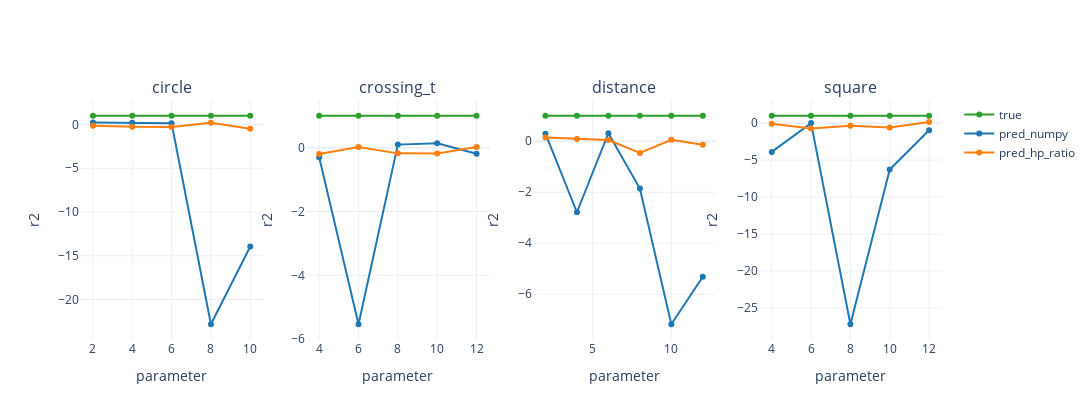

The code cell stored with this chart in its notebook:
### Code cell
fig = make_subplots(rows=1, cols=len(setups), subplot_titles=setups)
for col, setup in enumerate(setups, start=1):
    part = score_df[score_df["setup"] == setup].sort_values("parameter_value")
    for source, color in [("true", "#2ca02c"), ("pred_numpy", "#1f77b4"), ("pred_hp_ratio", "#ff7f0e")]:
        sub = part[part["source"] == source]
        fig.add_trace(
            go.Scatter(
                x=sub["parameter_value"],
                y=sub["score"],
                mode="lines+markers",
                name=source,
                line={"color": color},
                showlegend=(col == 1),
            ),
            row=1,
            col=col,
        )
    fig.update_xaxes(title_text="parameter", row=1, col=col)
    fig.update_yaxes(title_text="r2", row=1, col=col)

fig.update_layout(height=420, width=max(1100, 320 * len(setups)), template="plotly_white")
fig.show()

### Figure 1 — Plotly figure (JSON) as saved in the notebook; plotly's stock layout.template omitted (floating-point values rounded to 4 significant figures)
{"data": [{"line": {"color": "#2ca02c"}, "mode": "lines+markers", "name": "true", "showlegend": true, "x": [2.0, 4.0, 6.0, 8.0, 10.0], "y": [1.0, 1.0, 1.0, 1.0, 1.0], "type": "scatter", "xaxis": "x", "yaxis": "y"}, {"line": {"color": "#1f77b4"}, "mode": "lines+markers", "name": "pred_numpy", "showlegend": true, "x": [2.0, 4.0, 6.0, 8.0, 10.0], "y": [0.2186, 0.2129, 0.1458, -22.82, -13.95], "type": "scatter", "xaxis": "x", "yaxis": "y"}, {"line": {"color": "#ff7f0e"}, "mode": "lines+markers", "name": "pred_hp_ratio", "showlegend": true, "x": [2.0, 4.0, 6.0, 8.0, 10.0], "y": [-0.1342, -0.2577, -0.2719, 0.1972, -0.4771], "type": "scatter", "xaxis": "x", "yaxis": "y"}, {"line": {"color": "#2ca02c"}, "mode": "lines+markers", "name": "true", "showlegend": false, "x": [4.0, 6.0, 8.0, 10.0, 12.0], "y": [1.0, 1.0, 1.0, 1.0, 1.0], "type": "scatter", "xaxis": "x2", "yaxis": "y2"}, {"line": {"color": "#1f77b4"}, "mode": "lines+markers", "name": "pred_numpy", "showlegend": false, "x": [4.0, 6.0, 8.0, 10.0, 12.0], "y": [-0.3025, -5.531, 0.09587, 0.1389, -0.1931], "type": "scatter", "xaxis": "x2", "yaxis": "y2"}, {"line": {"color": "#ff7f0e"}, "mode": "lines+markers", "name": "pred_hp_ratio", "showlegend": false, "x": [4.0, 6.0, 8.0, 10.0, 12.0], "y": [-0.1983, 0.01767, -0.1783, -0.1857, 0.02122], "type": "scatter", "xaxis": "x2", "yaxis": "y2"}, {"line": {"color": "#2ca02c"}, "mode": "lines+markers", "name": "true", "showlegend": false, "x": [2.0, 4.0, 6.0, 8.0, 10.0, 12.0], "y": [1.0, 1.0, 1.0, 1.0, 1.0, 1.0], "type": "scatter", "xaxis": "x3", "yaxis": "y3"}, {"line": {"color": "#1f77b4"}, "mode": "lines+markers", "name": "pred_numpy", "showlegend": false, "x": [2.0, 4.0, 6.0, 8.0, 10.0, 12.0], "y": [0.2948, -2.785, 0.3159, -1.855, -7.177, -5.314], "type": "scatter", "xaxis": "x3", "yaxis": "y3"}, {"line": {"color": "#ff7f0e"}, "mode": "lines+markers", "name": "pred_hp_ratio", "showlegend": false, "x": [2.0, 4.0, 6.0, 8.0, 10.0, 12.0], "y": [0.1461, 0.08602, 0.04579, -0.4567, 0.05957, -0.1356], "type": "scatter", "xaxis": "x3", "yaxis": "y3"}, {"line": {"color": "#2ca02c"}, "mode": "lines+markers", "name": "true", "showlegend": false, "x": [4.0, 6.0, 8.0, 10.0, 12.0], "y": [1.0, 1.0, 1.0, 1.0, 1.0], "type": "scatter", "xaxis": "x4", "yaxis": "y4"}, {"line": {"color": "#1f77b4"}, "mode": "lines+markers", "name": "pred_numpy", "showlegend": false, "x": [4.0, 6.0, 8.0, 10.0, 12.0], "y": [-3.891, 0.00293, -27.2, -6.265, -0.9504], "type": "scatter", "xaxis": "x4", "yaxis": "y4"}, {"line": {"color": "#ff7f0e"}, "mode": "lines+markers", "name": "pred_hp_ratio", "showlegend": false, "x": [4.0, 6.0, 8.0, 10.0, 12.0], "y": [-0.09472, -0.7226, -0.3568, -0.5924, 0.1688], "type": "scatter", "xaxis": "x4", "yaxis": "y4"}], "layout": {"xaxis": {"anchor": "y", "domain": [0.0, 0.2125], "title": {"text": "parameter"}}, "yaxis": {"anchor": "x", "domain": [0.0, 1.0], "title": {"text": "r2"}}, "xaxis2": {"anchor": "y2", "domain": [0.2625, 0.475], "title": {"text": "parameter"}}, "yaxis2": {"anchor": "x2", "domain": [0.0, 1.0], "title": {"text": "r2"}}, "xaxis3": {"anchor": "y3", "domain": [0.525, 0.7375], "title": {"text": "parameter"}}, "yaxis3": {"anchor": "x3", "domain": [0.0, 1.0], "title": {"text": "r2"}}, "xaxis4": {"anchor": "y4", "domain": [0.7875, 1.0], "title": {"text": "parameter"}}, "yaxis4": {"anchor": "x4", "domain": [0.0, 1.0], "title": {"text": "r2"}}, "annotations": [{"font": {"size": 16}, "showarrow": false, "text": "circle", "x": 0.1062, "xanchor": "center", "xref": "paper", "y": 1.0, "yanchor": "bottom", "yref": "paper"}, {"font": {"size": 16}, "showarrow": false, "text": "crossing_t", "x": 0.3688, "xanchor": "center", "xref": "paper", "y": 1.0, "yanchor": "bottom", "yref": "paper"}, {"font": {"size": 16}, "showarrow": false, "text": "distance", "x": 0.6313, "xanchor": "center", "xref": "paper", "y": 1.0, "yanchor": "bottom", "yref": "paper"}, {"font": {"size": 16}, "showarrow": false, "text": "square", "x": 0.8938, "xanchor": "center", "xref": "paper", "y": 1.0, "yanchor": "bottom", "yref": "paper"}], "height": 420, "width": 1280}}
